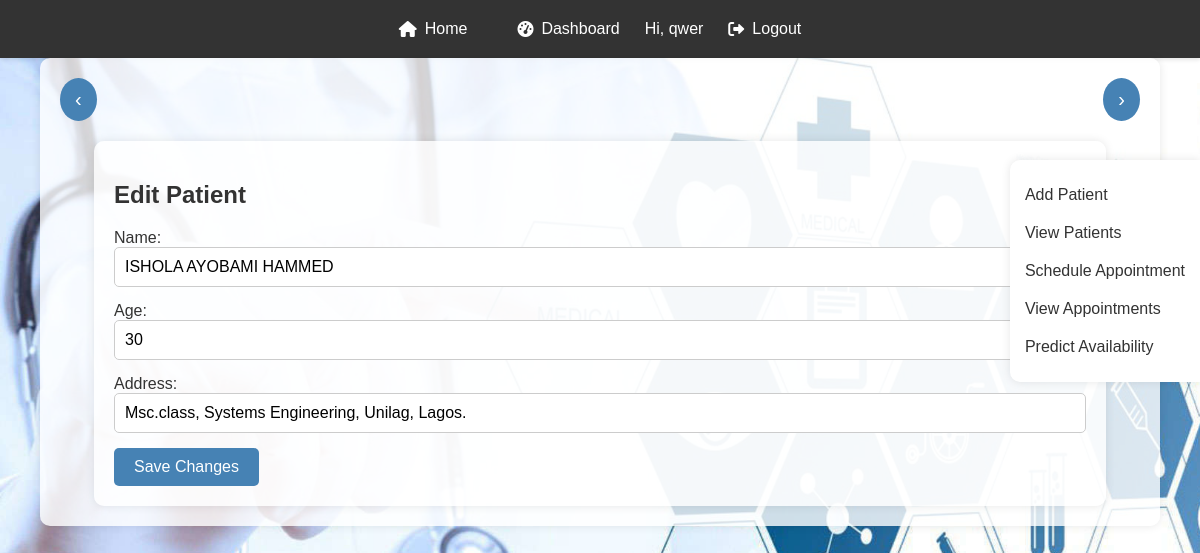
Page /edit_patient/4 (signed in) on the committed database.
### models.py (models this page shows)
class User(UserMixin, db.Model):
    id = db.Column(db.Integer, primary_key=True)
    username = db.Column(db.String(150), unique=True, nullable=False)
    password = db.Column(db.String(150), nullable=False)

class Patient(db.Model):
    id = db.Column(db.Integer, primary_key=True)
    name = db.Column(db.String(150), nullable=False)
    age = db.Column(db.Integer, nullable=False)
    address = db.Column(db.String(200), nullable=False)

### app.py (the view)
@app.route('/edit_patient/<int:id>', methods=['GET', 'POST'])
@login_required
def edit_patient(id):
    patient = Patient.query.get_or_404(id)
    form = PatientForm()
    if form.validate_on_submit():
        patient.name = form.name.data
        patient.age = form.age.data
        patient.address = form.address.data
        db.session.commit()
        flash('Patient details have been updated!', 'success')
        return redirect(url_for('view_patients'))
    elif request.method == 'GET':
        form.name.data = patient.name
        form.age.data = patient.age
        form.address.data = patient.address
    return render_template('edit_patient.html', title='Edit Patient', form=form)

### forms.py
class PatientForm(FlaskForm):
    name = StringField('Name', validators=[DataRequired(), Length(min=2, max=100)])
    age = IntegerField('Age', validators=[DataRequired()])
    address = StringField('Address', validators=[DataRequired(), Length(min=5, max=200)])
    submit = SubmitField('Add Patient')

### app.py (called while the page is built)
@login_manager.user_loader
def load_user(user_id):
    return User.query.get(int(user_id))

### templates/edit_patient.html (shortened to what this page needs)
{% extends 'base.html' %}
{% block content %}
<div class="navigation-buttons">
    <a href="#" class="previous round" onclick="goBack()">&#8249;</a>
    <a href="#" class="next round" onclick="goForward()">&#8250;</a>
</div>
<div class="container">
    <h2>Edit Patient</h2>
    <form method="POST">
        <div class="form-group">
            {{ form.name.label }}:
            {{ form.name(class="form-control") }}
        </div>
        <div class="form-group">
            {{ form.age.label }}:
            {{ form.age(class="form-control") }}
        </div>
        <div class="form-group">
            {{ form.address.label }}:
            {{ form.address(class="form-control") }}
        </div>
        <button type="submit" class="btn btn-primary">Save Changes</button>
    </form>
</div>
<div class="mini-nav">
    <ul>
        <li><a href="{{ url_for('add_patient') }}">Add Patient</a></li>
        <li><a href="{{ url_for('view_patients') }}">View Patients</a></li>
        <li><a href="{{ url_for('add_appointment') }}">Schedule Appointment</a></li>
        <li><a href="{{ url_for('view_appointments') }}">View Appointments</a></li>
        <li><a href="{{ url_for('predictions') }}">Predict Availability</a></li>
    </ul>
</div>
{% endblock %}

### templates/base.html (shortened to what this page needs)
<!doctype html>
<html lang="en">
<head>
    <link rel="stylesheet" href="{{ url_for('static', filename='styles.css') }}">
    <link rel="stylesheet" href="https://cdnjs.cloudflare.com/ajax/libs/font-awesome/6.0.0-beta3/css/all.min.css">
</head>
<body>
    <nav>
        <a href="{{ url_for('home') }}"><i class="fas fa-home"></i> Home</a>
        {% if current_user.is_authenticated %}
            <a href="{{ url_for('dashboard') }}"><i class="fas fa-tachometer-alt"></i> Dashboard</a>
            <span>Hi, {{ current_user.username }}</span>
            <a href="{{ url_for('logout') }}"><i class="fas fa-sign-out-alt"></i> Logout</a>
        {% else %}
            <a href="{{ url_for('login') }}"><i class="fas fa-sign-in-alt"></i> Login</a>
            <a href="{{ url_for('register') }}"><i class="fas fa-user-plus"></i> Register</a>
        {% endif %}
    </nav>
    <div class="container">
        {% block content %}{% endblock %}
    </div>
</body>
</html>

### static/styles.css (style rules this page uses)
body { background-image: url('../static/hospital.jpeg'); background-size: cover; background-repeat: no-repeat; background-attachment: fixed; font-family: Arial, sans-serif; color: #333; margin: 0; padding: 0; }
nav { background-color: #333; color: #fff; padding: 10px 20px; display: flex; justify-content: center; align-items: center; box-shadow: 0 2px 4px rgba(0, 0, 0, 0.1); }
nav a { color: #fff; margin: 0 10px; text-decoration: none; font-size: 16px; transition: color 0.3s ease, background-color 0.3s ease, transform 0.3s ease; padding: 10px 15px; border-radius: 5px; display: flex; align-items: center; }
nav a i { margin-right: 8px; }
.container { width: 90%; max-width: 1200px; margin: auto; padding: 20px; background-color: rgba(255, 255, 255, 0.8); border-radius: 10px; box-shadow: 0 0 10px rgba(0, 0, 0, 0.1); }
a { text-decoration: none; display: inline-block; padding: 8px 16px; }
.previous { background-color: #f1f1f1; color: black; }
.next { background-color: #4682B4; color: white; }
.round { border-radius: 50%; }
.form-group { margin-bottom: 15px; }
.form-control { width: 100%; padding: 10px; font-size: 16px; border: 1px solid #ccc; border-radius: 5px; box-sizing: border-box; }
.form-control::placeholder { color: #aaa; }
.btn { display: inline-block; padding: 10px 20px; font-size: 16px; color: #fff; background-color: steelblue; border: none; border-radius: 5px; cursor: pointer; transition: background-color 0.3s ease; }
.navigation-buttons { display: flex; justify-content: space-between; margin-bottom: 20px; }
.navigation-buttons a { text-decoration: none; display: inline-block; padding: 10px 15px; font-size: 20px; border-radius: 50%; background-color: #f1f1f1; color: black; transition: background-color 0.3s ease, color 0.3s ease; }
.navigation-buttons .previous, .navigation-buttons .next { background-color: #4682B4; color: white; }
.mini-nav { position: fixed; top: 20%; right: 0; background-color: #fff; border-radius: 10px 0 0 10px; box-shadow: 0 0 10px rgba(0, 0, 0, 0.1); }
.mini-nav ul { list-style-type: none; padding: 0; }
.mini-nav li { margin: 0; }
.mini-nav a { display: block; padding: 10px 15px; color: #333; text-decoration: none; transition: background-color 0.3s ease; }

### rows in the picture
User: username "qwer"
Patient: name "ISHOLA AYOBAMI HAMMED", age "30", address "Msc.class, Systems Engineering, Unilag, Lagos."
